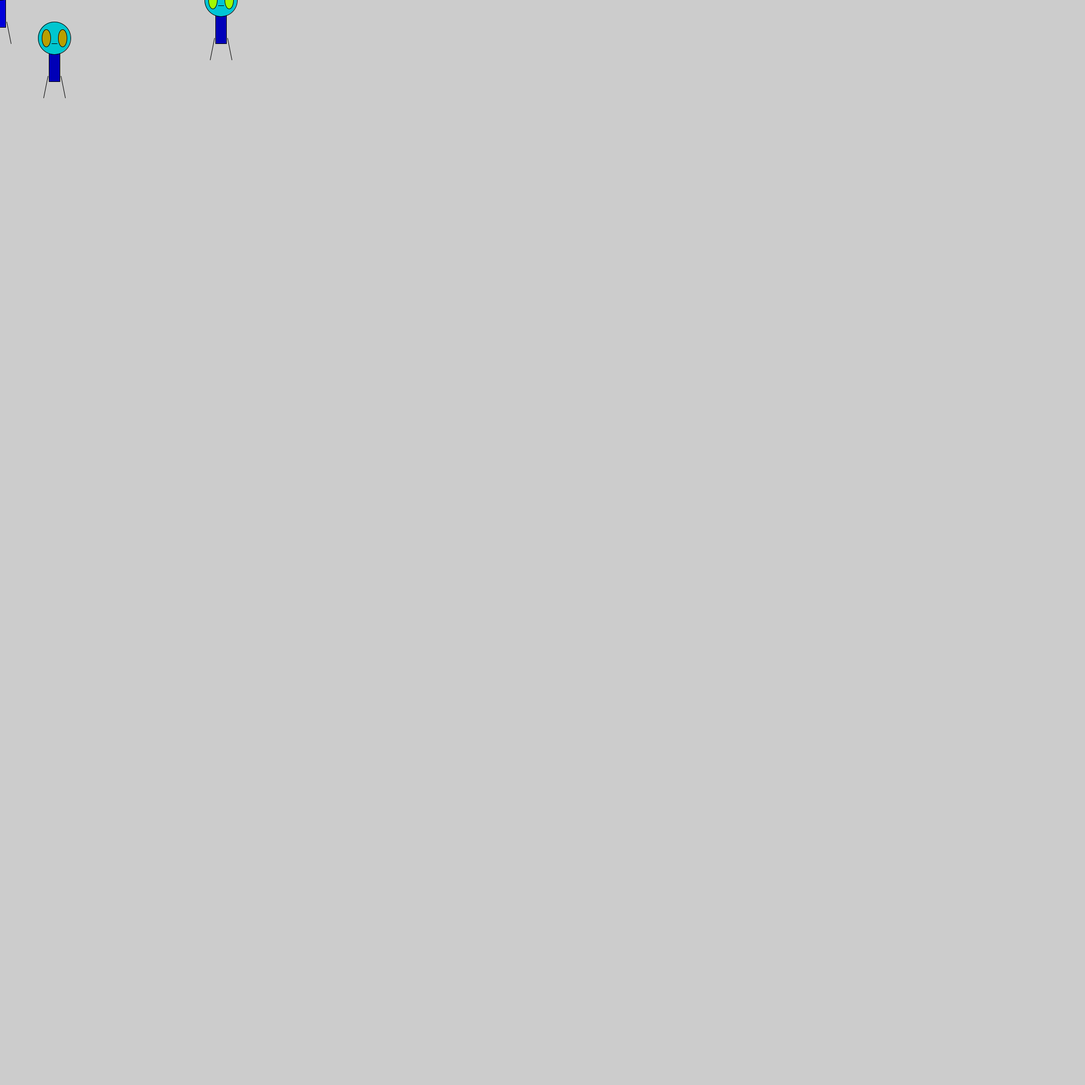
Frame 1 (no input)
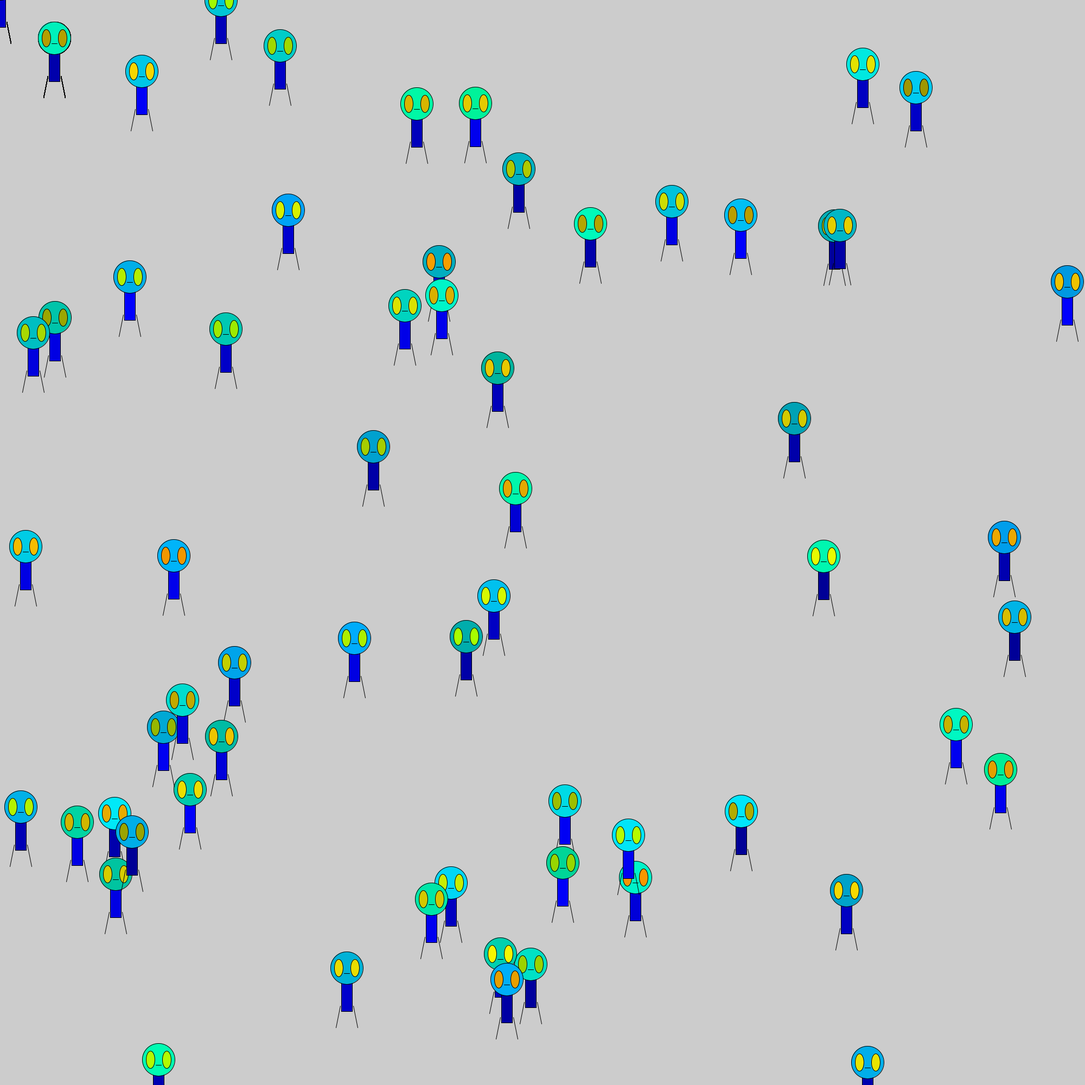
Frame 60 (the mouse pressed at the canvas centre just before this capture)
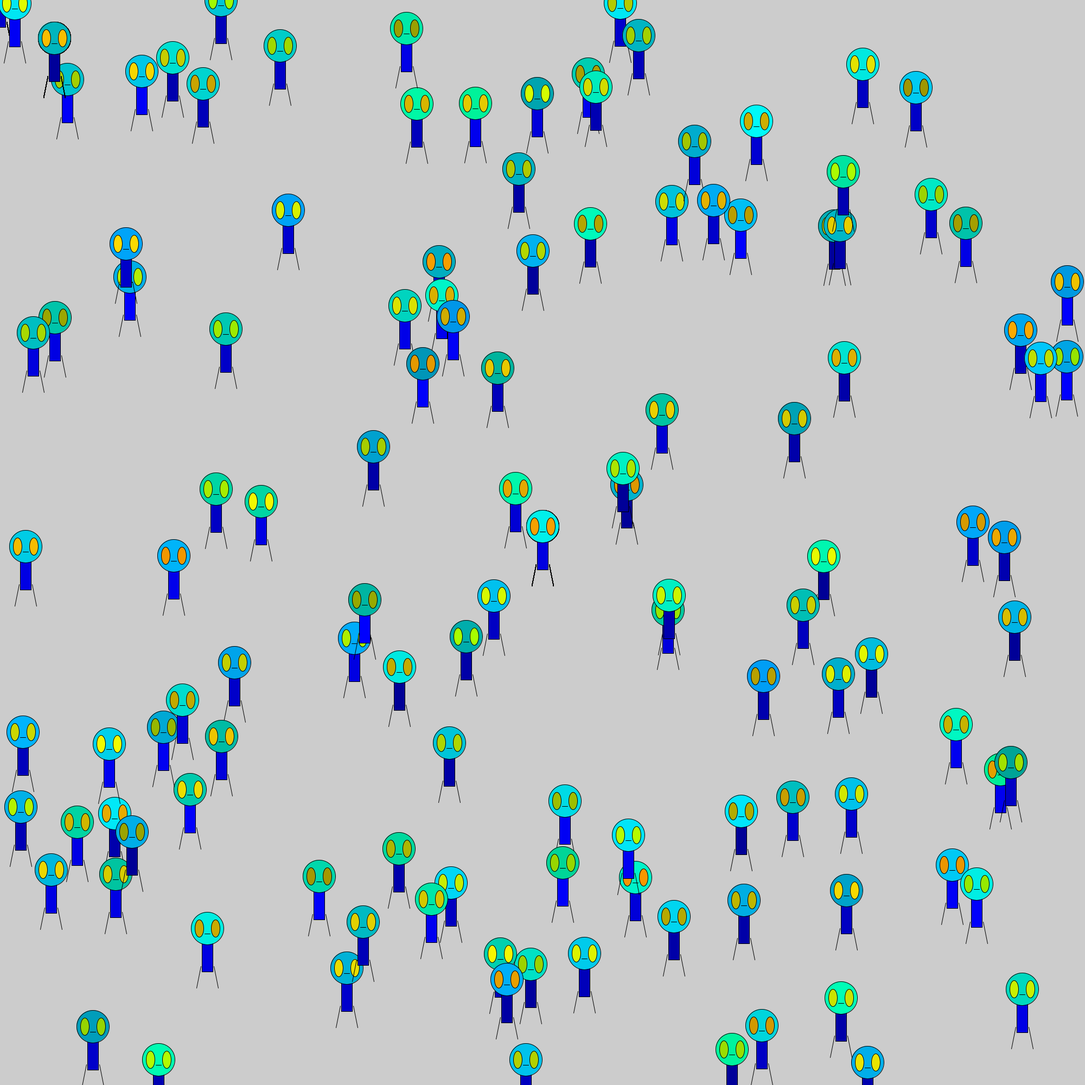
Frame 120 (the mouse held since frame 60 and released just before this capture)

The Processing sketch that drew these frames (run headless with seeded random() and noise(); from frame 60 on, the mouse is pressed at the canvas centre):

// Processing sketch: Zoog
// ── Zoog.pde
void setup() {
  //Set the size of the window
  size(2000, 2000);
}

void draw() {
  drawZoog(mouseX, mouseY);
  drawZoog(100, 100);
  drawZoog(int(random(width)),int(random(height)));
}


void drawZoog(int x, int y) {
  ellipseMode (CENTER);
  rectMode(CENTER);


  //Draw Zoog's body
  stroke(0);
  fill(0,0,random(150,255));
  rect(x, y, 20, 100);


  //draw Zoog's head
  stroke(0);
  fill(0,random(150,255),random(150,255));
  ellipse(x, y-30, 60, 60);


  // Draw Zoog's eyes
  fill(random(150,255),random(150,255),0);
  ellipse(x-15, y-30, 16, 32);//left
  ellipse(x+15, y-30, 16, 32);//right


  //mouth
  line(x-5, y-20, x+5, y-20);


  //Draw Zoog's legs
  stroke(0);
  line(x-12, y+40, x-20, y+80);
  line(x+12, y+40, x+20, y+80);
}
